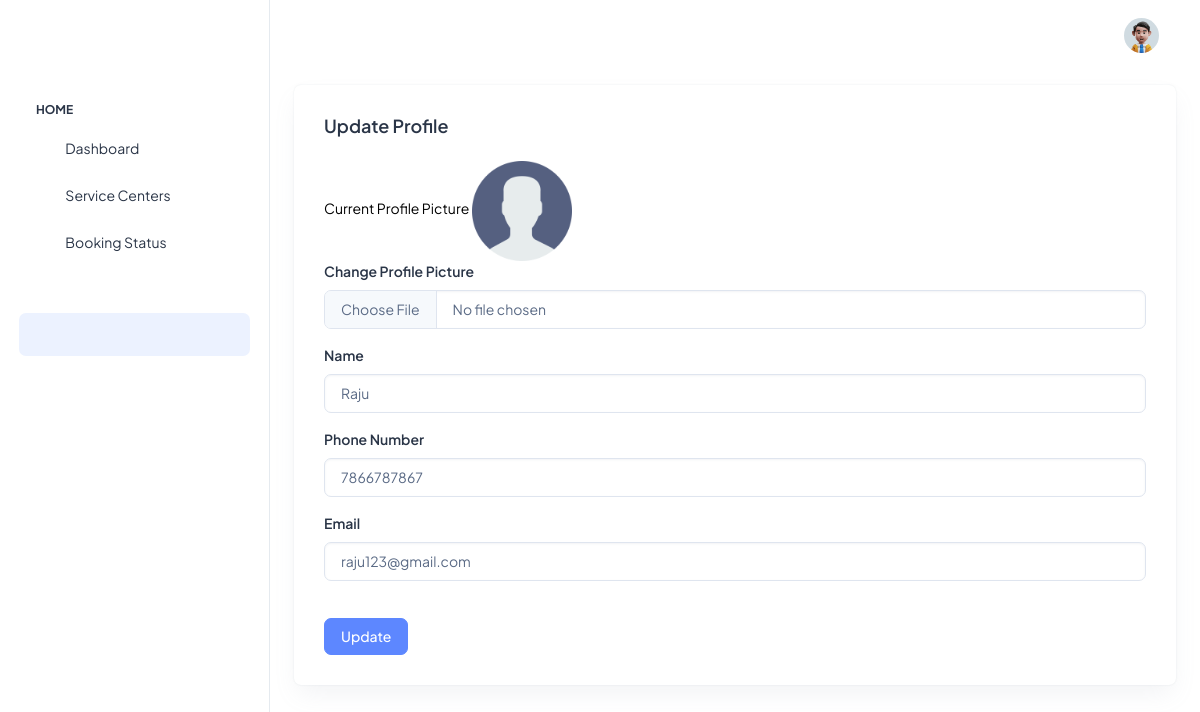
/user_profile (signed in), run on the app's committed database.
### chatbotapp/models.py (models this page shows, shortened)
class User(AbstractUser):
    is_user = models.BooleanField(default=False, verbose_name='Is User')
    is_service = models.BooleanField(default=False, verbose_name='Is Service Center')
    name = models.CharField(max_length=100, default='User')
    mobile_number = models.CharField(max_length=20, default='Nil')
    profile_picture = models.ImageField(upload_to='profile_pictures', blank=True, null=True)
    location = models.CharField(max_length=300, default='Nil')
    address = models.TextField(max_length=1000, default='Nil')
    district = models.CharField(max_length=150, default='Nil')
    state = models.CharField(max_length=150, default='Nil')
    verified = models.BooleanField(default=False, verbose_name='Is Verified')
    description = models.TextField(max_length=1000, default='Nil')  # Add description field
    website = models.URLField(max_length=200, blank=True, null=True)  # Add website field
    @property
    def imageURL(self):
        try:
            url = self.profile_picture.url
        except:
            url = ''
        return  url

### chatbotapp/views.py (the view)
# urls.py: path('user_profile', views.user_profile, name='user_profile'),
def user_profile(request):
    user = request.user
    if request.method == "POST":
        name = request.POST.get('name')
        mobile_number = request.POST.get('mobile_number')
        email = request.POST.get('email')
        new_profile_picture = request.FILES.get('profile_picture')
        user.name = name
        user.mobile_number = mobile_number
        user.email = email
        if new_profile_picture:
            user.profile_picture = new_profile_picture
        user.save()
        return redirect('user_profile')  # Replace 'profile-page' with the name of your profile page URL
    else:
        return render(request, 'user/user_profile.html', {'user': user})

### chatbotapp/templates/user/user_profile.html (shortened to what this page needs)
{% extends 'service_center/base.html' %}
{% load static %}
{% block content %}
<div class="container-fluid">
  <div class="card">
      <div class="card-body">
          <h5 class="card-title fw-semibold mb-4">Update Profile</h5>
          <form method="POST" enctype="multipart/form-data">
              <a href="{{ request.user.imageURL }}" target="_blank" style="color:black;">
                Current Profile Picture
                <img src="{{ request.user.imageURL }}" alt="Profile Picture" height="100px">
              </a>
              <br>
              <div class="mb-3">
                  <label for="image" class="form-label">Change Profile Picture</label>
                  <input type="file" class="form-control" id="image" name="profile_picture" accept="image/*">
              </div>
              <div class="mb-3">
                  <label for="serviceCenterName" class="form-label">Name</label>
                  <input type="text" class="form-control" id="serviceCenterName" name="name" placeholder="Enter service center name" value="{{ user.name }}">
              </div>
              <div class="mb-3">
                  <label for="phoneNumber" class="form-label">Phone Number</label>
                  <input type="tel" class="form-control" id="phoneNumber" name="mobile_number" placeholder="Enter phone number" value="{{ user.mobile_number }}">
              </div>
              <div class="mb-3">
                  <label for="email" class="form-label">Email</label>
                  <input type="email" class="form-control" id="email" name="email" placeholder="Enter email" value="{{ user.email }}">
              </div>
              <br>
              <button type="submit" class="btn btn-primary">Update</button>
          </form>
      </div>
  </div>
</div>
{% endblock %}

### data on the page
User: user.imageURL (placeholder picture), name "Raju", mobile_number "7866787867", email "raju123@gmail.com"
